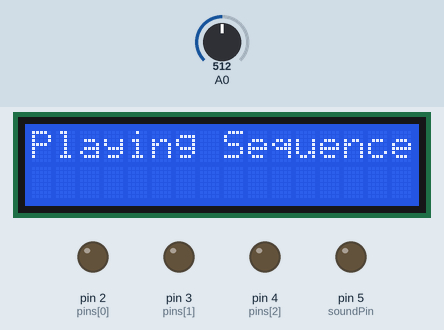
This sketch was run on a simulated Arduino Uno, built with avr-gcc and run on an emulated ATmega328P. Shown: 16×2 character LCD, output pins drawn as LEDs (lit = HIGH). Inputs (shaded band) come from the test bench; at power-on: A0 = 512. Random numbers use the default seed unless the sketch sets one; what the sketch prints to the serial monitor is not drawn.

Above: at 9.5 s.
At 20.4 s:
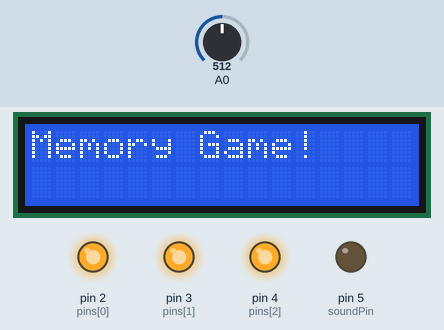
20.5 s: A0 set to 122
At 26.2 s:
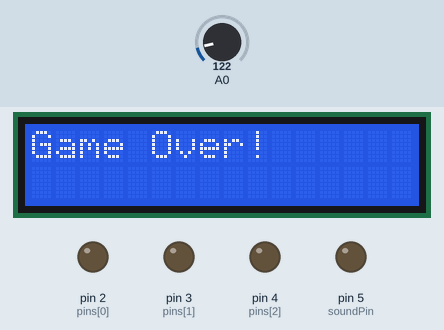
34.5 s: A0 set to 1023
At 39.7 s:
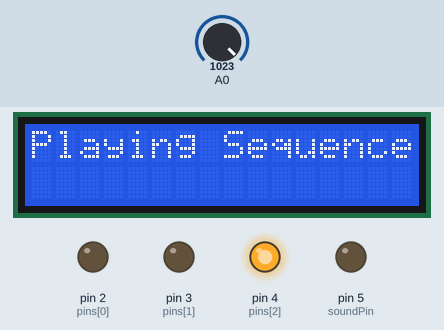
Timing chart, 0 to 64.1 s (numbered marks = the images above; inputs shaded):
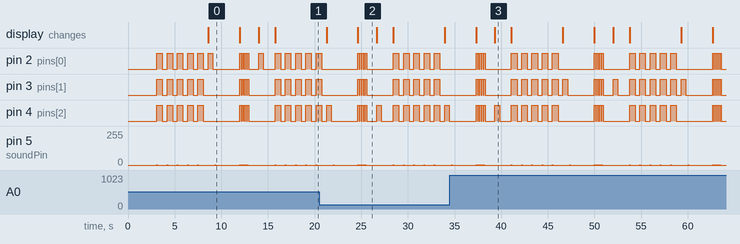

Measured:
- by itself, pin 5 (soundPin): moves between 0/255 and 2/255, repeating every 12.7 s
- by itself, pin 2 (pins[0]): repeats every 12.7 s: 4 × (LOW 0.05 s, HIGH 0.15 s), LOW 2.8 s, 4 × (HIGH 0.60 s, LOW 0.50 s), HIGH 0.60 s, LOW 3.9 s, HIGH 0.15 s
- what the display in image 0 shows lasts 3.4 s, from 8.6 s to 12.0 s

The sketch:

memory_game_code.ino
```cpp
#include <LiquidCrystal_I2C.h>

#define PLAYER_WAIT_TIME 2500 // The time allowed between button presses - 2s

byte sequence[100];           // Storage for the light sequence
byte curLen = 0;              // Current length of the sequence
byte inputCount = 0;          // The number of times that the player has pressed a (correct) button in a given turn
byte lastInput = 0;           // Last input from the player
byte expRd = 0;               // The LED that's suppose to be lit by the player
bool btnDwn = false;          // Used to check if a button is pressed
bool wait = false;            // Is the program waiting for the user to press a button
bool resetFlag = false;       // Used to indicate to the program that once the player lost

LiquidCrystal_I2C lcd(0x27, 16, 2); //init LCD

byte soundPin = 5;            // Speaker output

byte noPins = 4;              // Number of buttons/LEDs (While working on this, I was using only 2 LEDs)
                              // You could make the game harder by adding an additional LED/button/resistors combination.
byte pins[] = {2, 3, 4, 5}; // Button input pins and LED ouput pins - change these vaules if you wwant to connect yourbuttons to other pins
                              // The number of elements must match noPins below

long inputTime = 0;           // Timer variable for the delay between user inputs

void setup() {
  lcd.init();
  lcd.backlight();
  lcdPrint("Memory Game!");
  delay(3000);                // This is to give me time to breathe after connection the arduino - can be removed if you want
  Serial.begin(9600);         // Start Serial monitor. This can be removed too as long as you remove all references to Serial below
  Reset();
}

///
/// Sets all the pins as either INPUT or OUTPUT based on the value of 'dir'
///
void setPinDirection(byte dir){
  for(byte i = 0; i < noPins; i++){
    pinMode(pins[i], dir);
  }
}

//send the same value to all the LED pins
void writeAllPins(byte val){
  for(byte i = 0; i < noPins; i++){
    digitalWrite(pins[i], val);
  }
}

//Makes a (very annoying :) beep sound
void beep(byte freq){
  analogWrite(soundPin, 2);
  delay(freq);
  analogWrite(soundPin, 0);
  delay(freq);
}

///
/// Flashes all the LEDs together
/// freq is the blink speed - small number -> fast | big number -> slow
///
void flash(short freq){
  setPinDirection(OUTPUT); /// We're activating the LEDS now
  for(int i = 0; i < 5; i++){
    writeAllPins(HIGH);
    beep(50);
    delay(freq);
    writeAllPins(LOW);
    delay(freq);
  }
}

///
///This function resets all the game variables to their default values
///
void Reset(){
  lcdPrint("Memory Game!");
  flash(500);
  curLen = 0;
  inputCount = 0;
  lastInput = 0;
  expRd = 0;
  btnDwn = false;
  wait = false;
  resetFlag = false;
}

///
/// User lost
///
void Lose(){
  flash(50);
}

///
/// The arduino shows the user what must be memorized
/// Also called after losing to show you what you last sequence was
///
void playSequence(){
  lcdPrint("Playing Sequence");
  //Loop through the stored sequence and light the appropriate LEDs in turn
  for(int i = 0; i < curLen; i++){
      Serial.print("Seq: ");
      Serial.print(i);
      Serial.print("Pin: ");
      Serial.println(sequence[i]);
      digitalWrite(sequence[i], HIGH);
      delay(500);
      digitalWrite(sequence[i], LOW);
      delay(250);
    }
}

///
/// The events that occur upon a loss
///
void DoLoseProcess(){
  lcdPrint("Game Over!");
  Lose();             // Flash all the LEDS quickly (see Lose function)
  delay(1000);
  playSequence();     // Shows the user the last sequence - So you can count remember your best score - Mine's 22 by the way :)
  delay(1000);
  Reset();            // Reset everything for a new game
}

void lcdPrint(String message){
  lcd.clear();
  lcd.print(message);
}

///
/// Where the magic happens
///
void loop() {
  if(!wait){
                            //****************//
                            // Arduino's turn //
                            //****************//
    setPinDirection(OUTPUT);                      // We're using the LEDs

    randomSeed(analogRead(A0));                   // https://www.arduino.cc/en/Reference/RandomSeed
    sequence[curLen] = pins[random(0,noPins)];    // Put a new random value in the next position in the sequence -  https://www.arduino.cc/en/Reference/random
    curLen++;                                     // Set the new Current length of the sequence

    playSequence();                               // Show the sequence to the player
    beep(50);                                     // Make a beep for the player to be aware

    wait = true;                                  // Set Wait to true as it's now going to be the turn of the player
    inputTime = millis();                         // Store the time to measure the player's response time
  }else{
                            //***************//
                            // Player's turn //
                            //***************//
    setPinDirection(INPUT);                       // We're using the buttons

    if(millis() - inputTime > PLAYER_WAIT_TIME){  // If the player takes more than the allowed time,
      DoLoseProcess();                            // All is lost :(
      return;
    }

    if(!btnDwn){                                  //
      expRd = sequence[inputCount];               // Find the value we expect from the player
      Serial.println("Expected: ");                 // Serial Monitor Output - Should be removed if you removed the Serial.begin above
      Serial.println(expRd);                      // Serial Monitor Output - Should be removed if you removed the Serial.begin above

      for(int i = 0; i < noPins; i++){           // Loop through the all the pins
        if(pins[i]==expRd)
          continue;                               // Ignore the correct pin
        if(digitalRead(pins[i]) == HIGH){         // Is the buttong pressed
          lastInput = pins[i];
          resetFlag = true;                       // Set the resetFlag - this means you lost
          btnDwn = true;                          // This will prevent the program from doing the same thing over and over again
          Serial.print("Read: ");                 // Serial Monitor Output - Should be removed if you removed the Serial.begin above
          Serial.println(lastInput);              // Serial Monitor Output - Should be removed if you removed the Serial.begin above
        }
      }
    }

    if(digitalRead(expRd) == 1 && !btnDwn)        // The player pressed the right button
    {
      inputTime = millis();                       //
      lastInput = expRd;
      inputCount++;                               // The user pressed a (correct) button again
      btnDwn = true;                              // This will prevent the program from doing the same thing over and over again
      Serial.print("Read: ");                     // Serial Monitor Output - Should be removed if you removed the Serial.begin above
      Serial.println(lastInput);                  // Serial Monitor Output - Should be removed if you removed the Serial.begin above
    }else{
      if(btnDwn && digitalRead(lastInput) == LOW){  // Check if the player released the button
        btnDwn = false;
        delay(20);
        if(resetFlag){                              // If this was set to true up above, you lost
          DoLoseProcess();                          // So we do the losing sequence of events
        }
        else{
          if(inputCount == curLen){                 // Has the player finished repeating the sequence
            wait = false;                           // If so, this will make the next turn the program's turn
            inputCount = 0;                         // Reset the number of times that the player has pressed a button
            delay(1500);
          }
        }
      }
    }
  }
}
```
